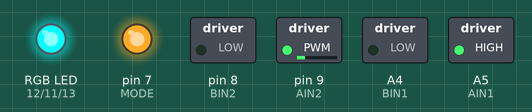
This sketch was run on a simulated Arduino Uno, built with avr-gcc and run on an emulated ATmega328P. Parts: switched loads named in the sketch (green lamp = pin HIGH), an RGB LED mixed from three pins (HIGH = lit), output pins drawn as LEDs (lit = HIGH). Random numbers use the default seed unless the sketch sets one.

Above: at 0.1 s.
At 1.1 s:
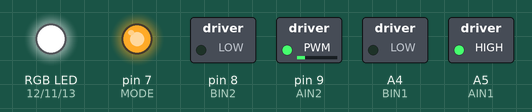
At 4.1 s:
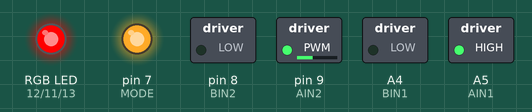
At 14.1 s:
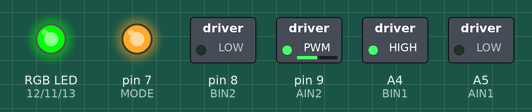
At 24.1 s:
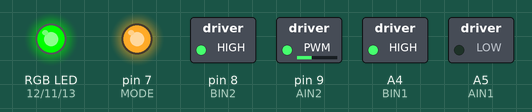
At 39.1 s:
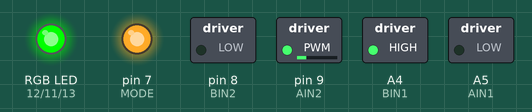
Timing chart, 0 to 40.0 s (numbered marks = the images above):
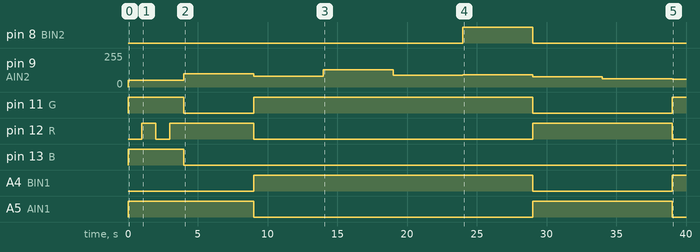

The sketch:

laser-step-test.ino
```cpp
/*
 * Laser Step Test - This example demonstrates laser patterns generated by the
   laser beam reflected from two mirrors mounted on two DC motors.

 * Author : Electronut Labs
 * Website  : electronut.in
*/

// DRV8835 initializations.
int AIN1 = A5;
int AIN2 = 9;
int BIN1 = A4;
int BIN2 = 8;
int MODE = 7;

// RGB LED initializations.
int R = 12;
int G = 11;
int B = 13;

void setup()
{
  pinMode(AIN1, OUTPUT);
  pinMode(AIN2, OUTPUT);
  pinMode(BIN1, OUTPUT);
  pinMode(BIN2, OUTPUT);
  pinMode(MODE, OUTPUT);

  // set up DRV8835 in PH/EN mode.
  digitalWrite(MODE, HIGH);

  // set up motors to spin in opposite directions.
  digitalWrite(AIN1, HIGH);
  analogWrite(AIN2, 50);
  digitalWrite(BIN1, LOW);
  analogWrite(BIN2, 75);

  // RGB LED
  pinMode(R, OUTPUT);
  pinMode(G, OUTPUT);
  pinMode(B, OUTPUT);
  // turn RGB LED off.
  digitalWrite(R, HIGH);
  digitalWrite(G, HIGH);
  digitalWrite(B, HIGH);

  // red ON
  digitalWrite(R, LOW);
  digitalWrite(G, HIGH);
  digitalWrite(B, HIGH);

  delay(1000);

  // LED OFF
  digitalWrite(R, HIGH);
  digitalWrite(G, HIGH);
  digitalWrite(B, HIGH);

  delay(1000);

  // red ON
  digitalWrite(R, LOW);
  digitalWrite(G, HIGH);
  digitalWrite(B, HIGH);

  delay(1000);

  // LED OFF
  digitalWrite(R, HIGH);
  digitalWrite(G, HIGH);
  digitalWrite(B, HIGH);

  delay(1000);
}

void loop()
{
  // random value generated lies between 0 and 255 due to 8-bit PWM
  int val1 = random(0, 255);
  if (val1 > 128) {
    digitalWrite(AIN1, HIGH);
    digitalWrite(BIN1, LOW);
    // cyan
    digitalWrite(R, HIGH);
    digitalWrite(G, LOW);
    digitalWrite(B, LOW);
  }
  else {
    digitalWrite(AIN1, LOW);
    digitalWrite(BIN1, HIGH);

    // magenta
    digitalWrite(R, LOW);
    digitalWrite(G, HIGH);
    digitalWrite(B, LOW);
  }

  int val2 = random(50, 150);
  int val3 = random(50, 150);

  analogWrite(AIN2, val2);
  analogWrite(BIN2, val3);

  // run motors at same speed for 5 seconds.
  delay(5000);
}
```

Measured:
- by itself, pin 8 (BIN2): LOW → HIGH at 24.0 s, → LOW 5.0 s later
- by itself, pin 9 (AIN2): 50/255 → 99/255 at 4.0 s, → 80/255 5.0 s later, → 128/255 5.0 s later, → 90/255 5.0 s later, … (8 changes in this stretch)
- by itself, pin 11 (G): HIGH → LOW at 4.0 s, → HIGH 5.0 s later, → LOW 20.0 s later, → HIGH 10.0 s later
- by itself, pin 12 (R): goes LOW 1.0 s, HIGH 6.0 s, LOW 20.0 s, HIGH 10.0 s, then LOW
- by itself, pin 13 (B): HIGH → LOW at 4.0 s
- by itself, A4 (BIN1): LOW → HIGH at 9.0 s, → LOW 20.0 s later, → HIGH 10.0 s later
- by itself, A5 (AIN1): HIGH → LOW at 9.0 s, → HIGH 20.0 s later, → LOW 10.0 s later
